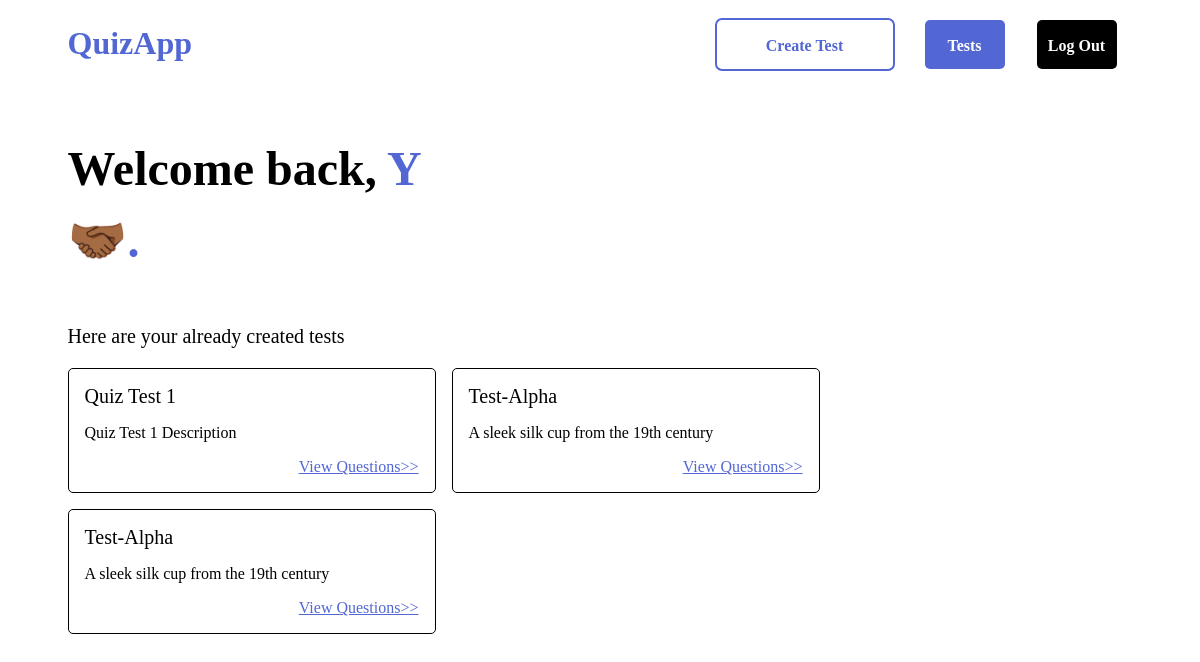
/ (signed in), run on the app's committed database.
### QuizApp/models.py (models this page shows)
class User(AbstractUser):
    pass

class Quiz(models.Model):
    user = models.ForeignKey(User, on_delete=models.CASCADE)
    title = models.CharField(max_length=200)
    description = models.CharField(max_length=1000)

### QuizApp/views.py (the view)
# urls.py: path('', views.index, name='index'),
def index(request):
    try:
        user_id=request.user.id
        if user_id is not None:
            q = Quiz.objects.filter(user=user_id)
            return render(request, "quizapp/index.html", {
                'tests': q
            })
        return render(request, "quizapp/landingpage.html")
    except:
        return render(request, "quizapp/landingpage.html")

### QuizApp/templates/QuizApp/index.html
{% extends "quizapp/layout.html" %}
{% block body %}
    {% if tests %}
        <p class="h1">Welcome back, <span>{{user}} 🤝🏾.</span></p>
        <p class="h1f">Here are your already created tests</p>
        <div class="item-container">
            {% for test in tests %}
                <div class="item">
                    <h3>{{test.title}}</h3>
                    <p>{{test.description}}</p>
                    <a href="{% url 'tests' test.id%}">View Questions>></a>
                </div>
            {% endfor %}
        </div>
    {% else %}
        <p class="h1">Welcome, <span>{{user}} 🤝🏾.</span></p>
        <p class="h1nf">You haven't created any tests</p>
    {% endif %}
{% endblock %}

### static/QuizApp/css/style.css (style rules this page uses)
:root { --text: #131313; --bg: #F8F6F1; }
html { box-sizing: border-box; }
*, *:before, *:after { box-sizing: inherit; }
body { width: 88.75vw; margin: auto; background-color: #fff; color: #000; font-family: "Poppins"; overflow-x: hidden; }
.h1 { width: 384px; height: 144px; font-weight: 600; font-size: 48px; line-height: 72px; }
.h1 span { color: #5267D4; }
.h1f, .h1nf { font-weight: 500; font-size: 20px; }
.item-container { display: flex; flex-wrap: wrap; }
.item { border: 1px solid #000000; width: 368px; max-height: 272px; margin: 0 16px 16px 0; box-sizing: border-box; border-radius: 5px; padding: 16px; }
.item h3 { font-weight: 500; font-size: 20px; margin: 0; }
.item p { font-weight: 400; font-size: 16px; }
.item a { font-weight: 500; font-size: 16px; color: #5267D4; float: right; }

### data on the page
User: username "Y"
Quiz: title "Quiz Test 1", description "Quiz Test 1 Description"
Quiz: title "Test-Alpha", description "A sleek silk cup from the 19th century"
Quiz: title "Test-Alpha", description "A sleek silk cup from the 19th century"
